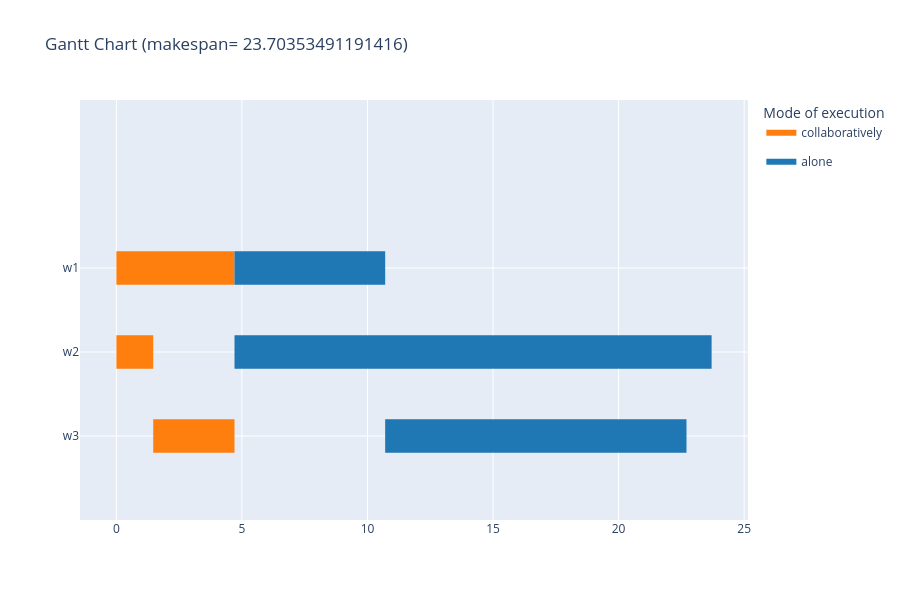

The notebook cell this image was saved under:
### Code cell
gantt_chart(s, instance_generated, color=3, render= "notebook", verbose=False)

### Figure 1 — Plotly figure (JSON) as saved in the notebook; plotly's stock layout.template omitted (floating-point values rounded to 4 significant figures)
{"data": [{"fill": "toself", "fillcolor": "rgb(255, 127, 14)", "hoverinfo": "name", "legendgroup": "rgb(255, 127, 14)", "mode": "none", "name": "collaboratively", "showlegend": true, "type": "scatter", "x": [0, 1.467, 1.467, 0, 0, 1.467, 4.704, 4.704, 1.467, 1.467, 0, 1.467, 1.467, 0, 0, 1.467, 4.704, 4.704, 1.467], "y": [1.8, 1.8, 2.2, 2.2, null, 1.8, 1.8, 2.2, 2.2, null, 0.8, 0.8, 1.2, 1.2, null, -0.2, -0.2, 0.2, 0.2]}, {"fill": "toself", "fillcolor": "rgb(31, 119, 180)", "hoverinfo": "name", "legendgroup": "rgb(31, 119, 180)", "mode": "none", "name": "alone", "showlegend": true, "type": "scatter", "x": [4.704, 8.704, 8.704, 4.704, 4.704, 8.704, 10.7, 10.7, 8.704, 8.704, 4.704, 23.7, 23.7, 4.704, 4.704, 10.7, 22.7, 22.7, 10.7], "y": [1.8, 1.8, 2.2, 2.2, null, 1.8, 1.8, 2.2, 2.2, null, 0.8, 0.8, 1.2, 1.2, null, -0.2, -0.2, 0.2, 0.2]}, {"legendgroup": "rgb(255, 127, 14)", "marker": {"color": "rgb(255, 127, 14)", "opacity": 0, "size": 1}, "mode": "markers", "name": "", "showlegend": false, "text": [null, null, null, null, null, null, null, null], "type": "scatter", "x": [0, 1.467, 1.467, 4.704, 0, 1.467, 1.467, 4.704], "y": [2, 2, 2, 2, 1, 1, 0, 0]}, {"legendgroup": "rgb(31, 119, 180)", "marker": {"color": "rgb(31, 119, 180)", "opacity": 0, "size": 1}, "mode": "markers", "name": "", "showlegend": false, "text": [null, null, null, null, null, null, null, null], "type": "scatter", "x": [4.704, 8.704, 8.704, 10.7, 4.704, 23.7, 10.7, 22.7], "y": [2, 2, 2, 2, 1, 1, 0, 0]}], "layout": {"height": 600, "hovermode": "closest", "legend": {"title": {"text": "Mode of execution"}}, "showlegend": true, "title": {"text": "Gantt Chart (makespan= 23.70353491191416)"}, "xaxis": {"rangeselector": {"buttons": [{"count": 7, "label": "1w", "step": "day", "stepmode": "backward"}, {"count": 1, "label": "1m", "step": "month", "stepmode": "backward"}, {"count": 6, "label": "6m", "step": "month", "stepmode": "backward"}, {"count": 1, "label": "YTD", "step": "year", "stepmode": "todate"}, {"count": 1, "label": "1y", "step": "year", "stepmode": "backward"}, {"step": "all"}]}, "showgrid": true, "type": "linear", "zeroline": false}, "yaxis": {"autorange": false, "range": [-1, 4], "showgrid": true, "ticktext": ["w3", "w2", "w1"], "tickvals": [0, 1, 2], "zeroline": false}}}
